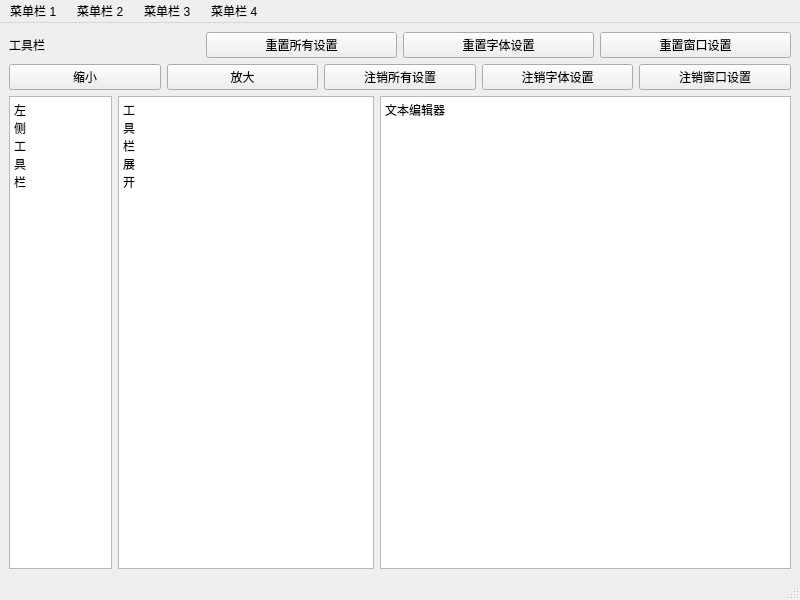
<?xml version="1.0" encoding="UTF-8"?>
<ui version="4.0">
 <class>MainWindow</class>
 <widget class="QMainWindow" name="MainWindow">
  <property name="geometry">
   <rect>
    <x>0</x>
    <y>0</y>
    <width>800</width>
    <height>600</height>
   </rect>
  </property>
  <property name="windowTitle">
   <string>MainWindow</string>
  </property>
  <widget class="QWidget" name="centralwidget">
   <layout class="QVBoxLayout" name="verticalLayout" stretch="0,0,0">
    <item>
     <layout class="QHBoxLayout" name="horizontalLayout_3">
      <item>
       <widget class="QLabel" name="label">
        <property name="text">
         <string>工具栏</string>
        </property>
       </widget>
      </item>
      <item>
       <widget class="QPushButton" name="pushButton_reset_all">
        <property name="text">
         <string>重置所有设置</string>
        </property>
       </widget>
      </item>
      <item>
       <widget class="QPushButton" name="pushButton_reset_font">
        <property name="text">
         <string>重置字体设置</string>
        </property>
       </widget>
      </item>
      <item>
       <widget class="QPushButton" name="pushButton_reset_window">
        <property name="text">
         <string>重置窗口设置</string>
        </property>
       </widget>
      </item>
     </layout>
    </item>
    <item>
     <layout class="QHBoxLayout" name="horizontalLayout_2">
      <item>
       <widget class="QPushButton" name="pushButton_minus">
        <property name="text">
         <string>缩小</string>
        </property>
       </widget>
      </item>
      <item>
       <widget class="QPushButton" name="pushButton_plus">
        <property name="text">
         <string>放大</string>
        </property>
       </widget>
      </item>
      <item>
       <widget class="QPushButton" name="pushButton_de_all">
        <property name="text">
         <string>注销所有设置</string>
        </property>
       </widget>
      </item>
      <item>
       <widget class="QPushButton" name="pushButton_de_font">
        <property name="text">
         <string>注销字体设置</string>
        </property>
       </widget>
      </item>
      <item>
       <widget class="QPushButton" name="pushButton_de_window">
        <property name="text">
         <string>注销窗口设置</string>
        </property>
       </widget>
      </item>
     </layout>
    </item>
    <item>
     <layout class="QHBoxLayout" name="horizontalLayout" stretch="2,0,8">
      <item>
       <widget class="QPlainTextEdit" name="plainTextEdit_1">
        <property name="sizePolicy">
         <sizepolicy hsizetype="Expanding" vsizetype="Expanding">
          <horstretch>0</horstretch>
          <verstretch>0</verstretch>
         </sizepolicy>
        </property>
        <property name="readOnly">
         <bool>true</bool>
        </property>
        <property name="plainText">
         <string>左
侧
工
具
栏</string>
        </property>
       </widget>
      </item>
      <item>
       <widget class="QPlainTextEdit" name="plainTextEdit_2">
        <property name="readOnly">
         <bool>true</bool>
        </property>
        <property name="plainText">
         <string>工
具
栏
展
开</string>
        </property>
       </widget>
      </item>
      <item>
       <widget class="QPlainTextEdit" name="plainTextEdit_3">
        <property name="plainText">
         <string>文本编辑器</string>
        </property>
       </widget>
      </item>
     </layout>
    </item>
   </layout>
  </widget>
  <widget class="QMenuBar" name="menubar">
   <property name="geometry">
    <rect>
     <x>0</x>
     <y>0</y>
     <width>800</width>
     <height>17</height>
    </rect>
   </property>
   <widget class="QMenu" name="menu">
    <property name="title">
     <string>菜单栏 1  </string>
    </property>
    <addaction name="separator"/>
    <addaction name="action1"/>
    <addaction name="actionaaaa"/>
   </widget>
   <widget class="QMenu" name="menu_2">
    <property name="title">
     <string>菜单栏 2  </string>
    </property>
    <addaction name="action2"/>
    <addaction name="actionbbb"/>
   </widget>
   <widget class="QMenu" name="menu_3">
    <property name="title">
     <string>菜单栏 3  </string>
    </property>
    <addaction name="actionc"/>
    <addaction name="actioncccc"/>
    <addaction name="actionddd"/>
   </widget>
   <widget class="QMenu" name="menu_4">
    <property name="title">
     <string>菜单栏 4  </string>
    </property>
    <addaction name="actionllll"/>
    <addaction name="actionla"/>
   </widget>
   <addaction name="menu"/>
   <addaction name="menu_2"/>
   <addaction name="menu_3"/>
   <addaction name="menu_4"/>
  </widget>
  <widget class="QStatusBar" name="statusbar"/>
  <action name="action1">
   <property name="text">
    <string>1</string>
   </property>
  </action>
  <action name="actionaaaa">
   <property name="text">
    <string>aaaa</string>
   </property>
  </action>
  <action name="action2">
   <property name="text">
    <string>2</string>
   </property>
  </action>
  <action name="actionbbb">
   <property name="text">
    <string>bbb</string>
   </property>
  </action>
  <action name="actionc">
   <property name="text">
    <string>c</string>
   </property>
  </action>
  <action name="actioncccc">
   <property name="text">
    <string>cccc</string>
   </property>
  </action>
  <action name="actionddd">
   <property name="text">
    <string>ddd</string>
   </property>
  </action>
  <action name="actionllll">
   <property name="text">
    <string>llll</string>
   </property>
  </action>
  <action name="actionla">
   <property name="text">
    <string>la</string>
   </property>
  </action>
 </widget>
 <resources/>
 <connections/>
</ui>
